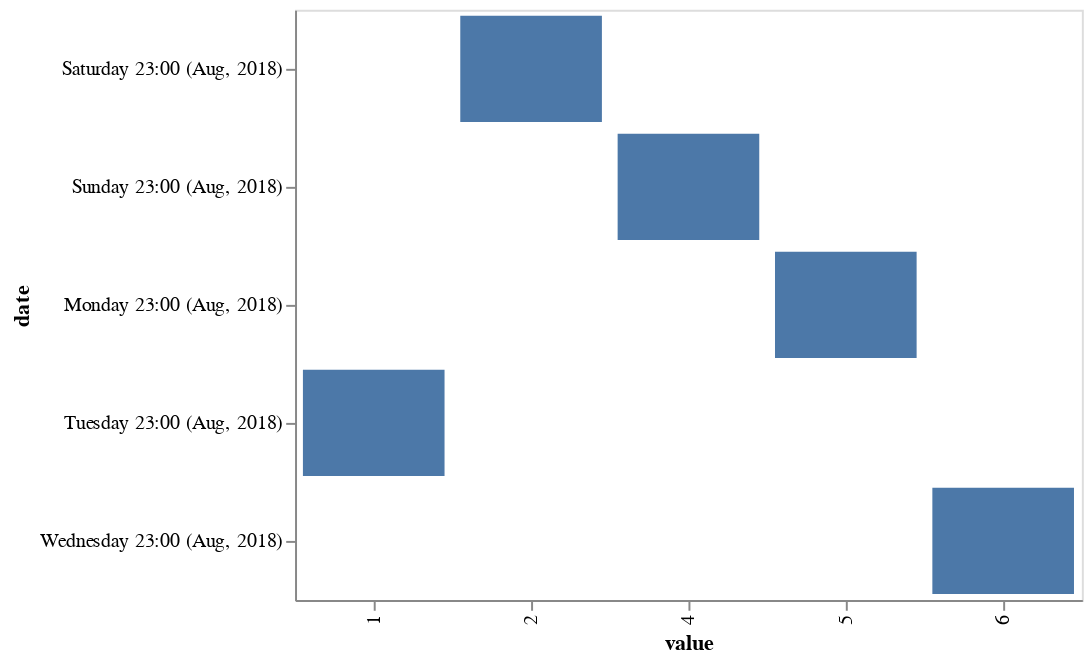

The code cell stored with this chart in its notebook:
### Code cell
# discretization of time using timeUnit and custom date format
alt.Chart(df).mark_bar().encode(
    x="value:N",    
    y=alt.X("date:O", 
            timeUnit="yearmonthdatehoursminutes", 
            axis=alt.Axis(format='%A %H:%M (%b, %Y)', title='date')
           )
)

### Figure 1 — Vega-Lite specification as saved in the notebook (floating-point values rounded to 4 significant figures)
{"$schema": "https://vega.github.io/schema/vega-lite/v2.6.0.json", "config": {"view": {"height": 300, "width": 400}}, "data": {"name": "data-e4ef8207dec54718478b0f2252eac369"}, "datasets": {"data-e4ef8207dec54718478b0f2252eac369": [{"date": "2018-08-11T23:00:00", "value": 2}, {"date": "2018-08-12T23:00:00", "value": 4}, {"date": "2018-08-13T23:00:00", "value": 5}, {"date": "2018-08-14T23:00:00", "value": 1}, {"date": "2018-08-15T23:00:00", "value": 6}]}, "encoding": {"x": {"field": "value", "type": "nominal"}, "y": {"axis": {"format": "%A %H:%M (%b, %Y)", "title": "date"}, "field": "date", "timeUnit": "yearmonthdatehoursminutes", "type": "ordinal"}}, "mark": "bar"}
